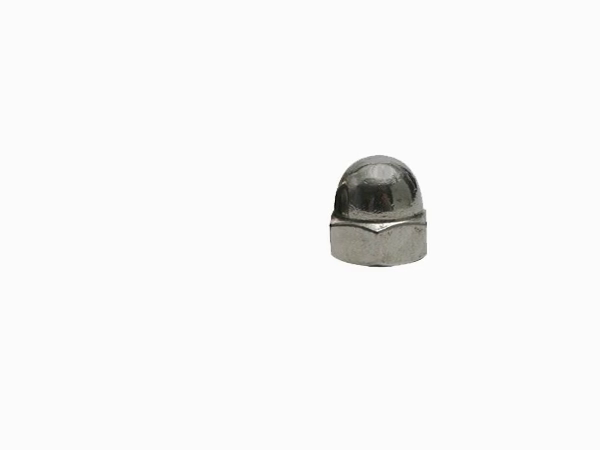
#> input picture frame 42 of 33.mp4, 600 x 450 px
$ python v2.py
#> lines starting #> are read from the running program, lines starting #| are printed output that depends on the picture
import cv2
import numpy as np
from time import sleep

min_width = 80
Height_min = 80

offset = -23

Line_pos = 580

delay = 60

detec = []
nuts = 0

def pega_centro(x, y, w, h):
    x1 = int(w / 2)
    y1 = int(h / 2)
    cx = x + x1
    cy = y + y1
    return cx, cy

#url =('https://192.168.0.190:8080/video')
cap = cv2.VideoCapture('33.mp4')
subtracao = cv2.bgsegm.createBackgroundSubtractorMOG()

while True:
    ret, frame1 = cap.read()
#> frame1 is the input picture: shape (450, 600, 3); mean B, G, R 246.2, 246.5, 246.5
    tempo = float(1 / delay)
    sleep(tempo)
    grey = cv2.cvtColor(frame1, cv2.COLOR_BGR2GRAY)
    blur = cv2.GaussianBlur(grey, (3, 3), 5)
    frame1_sub = subtracao.apply(blur)
#> frame1_sub: shape (450, 600); every value is 0
    dilat = cv2.dilate(frame1_sub, np.ones((5, 5)))
    kernel = cv2.getStructuringElement(cv2.MORPH_ELLIPSE, (5, 5))
    dilatada = cv2.morphologyEx(dilat, cv2.MORPH_CLOSE, kernel)
    ret, bin_img = cv2.threshold(dilatada, 250, 255, cv2.THRESH_BINARY_INV)
#> bin_img: shape (450, 600); every value is 255
    canny= cv2.Canny(bin_img, 250, 255)
    #dilatada = cv2.morphologyEx(blur, cv2.MORPH_CLOSE, kernel)
    contours, h = cv2.findContours(canny, cv2.RETR_EXTERNAL, cv2.CHAIN_APPROX_NONE)
#> contours = []; h = None
    contours = sorted(contours, key=cv2.contourArea, reverse=True)

    cv2.line(frame1, (Line_pos, 100), (Line_pos, 350), (255, 255, 0), 5)
    for cnt in contours:
        approx = cv2.approxPolyDP(cnt, 0.02 * cv2.arcLength(cnt, True), True)
        cv2.drawContours(frame1, [approx], 0, (0, 0, 255), 2)
        x = approx.ravel()[0]
        y = approx.ravel()[1] - 5
        x1, y1, w, h = cv2.boundingRect(approx)
        aspectRatio = float(w)/h
        print(aspectRatio)


        if (aspectRatio) >= 0 and (aspectRatio) < 1.1:
            cv2.putText(frame1, "Cap", (x, y), cv2.FONT_HERSHEY_COMPLEX, 2, (0, 0, 0))
        elif (aspectRatio) >= 1.25 and (aspectRatio) <= 1.35:
            cv2.putText(frame1, "Flange", (x, y), cv2.FONT_HERSHEY_COMPLEX, 2, (0, 0, 0))
        elif (aspectRatio) >= 1.36:
            cv2.putText(frame1, "Wing", (x, y), cv2.FONT_HERSHEY_COMPLEX, 2, (0, 0, 0))

        (x, y, w, h) = cv2.boundingRect(cnt)
        validar_cnt = (w >= min_width) and (h >= Height_min)
        if not validar_cnt:
            continue

        cv2.rectangle(frame1, (x, y), (x + w, y + h), (0, 255, 255), 2)
        centro = pega_centro(x, y, w, h)
        detec.append(centro)
        cv2.circle(frame1, centro, 6, (255, 255, 255), 2)

        for (x, y) in detec:
            if x > (Line_pos + offset): #and x > (Line_pos - offset):
                nuts += 1
                #cv2.line(frame1, (Line_pos, 100), (Line_pos, 350), (0, 255, 255), 9)
                cv2.line(frame1, (Line_pos, 100), (Line_pos, 350), (255, 255, 0), 5)
                detec.remove((x, y))
                print("Nut is detected : " + str(nuts))
#> this loop made 0 passes
#> after the loop, detec = []; nuts = 0

    cv2.putText(frame1, "Nut Detected :" + str(nuts), (30, 70), cv2.FONT_HERSHEY_SIMPLEX, 2, (0, 0, 255), 5)
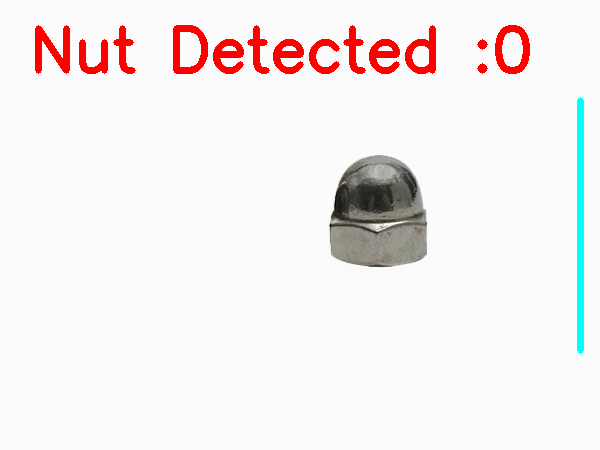
#> frame1: shape (450, 600, 3); mean B, G, R 238.9, 239.2, 245
    cv2.imshow("Video Original", frame1)
    cv2.imshow("Detectar", dilat)
    cv2.imshow("can", canny)
    cv2.imshow("bin", bin_img)

    if cv2.waitKey(1) == 27:
#> (key Esc is pressed here)
        break

cv2.destroyAllWindows()
cap.release()

$ run again, starting later in the video
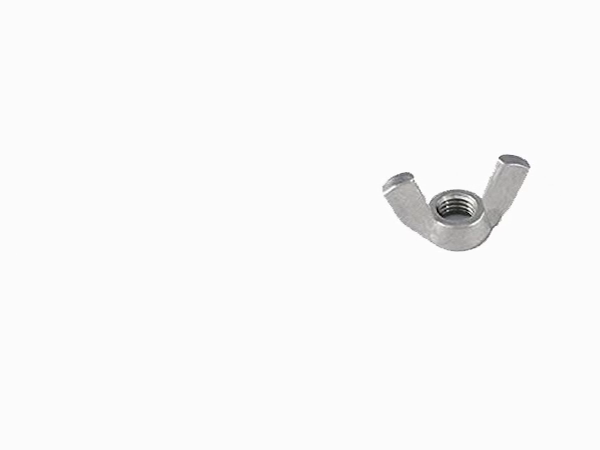
#> input picture frame 192 of 33.mp4, 600 x 450 px
#> frame1 is the input picture: shape (450, 600, 3); mean B, G, R 248.6, 248.6, 248.6
#> frame1_sub: shape (450, 600); every value is 0
#> bin_img: shape (450, 600); every value is 255
#> contours = []; h = None
#> after the loop `for cnt in contours:`: detec = []; nuts = 0
#> `cv2.putText(frame1, "Nut Detected :" + str(nuts), (30, 70), cv2.FONT_H..`:
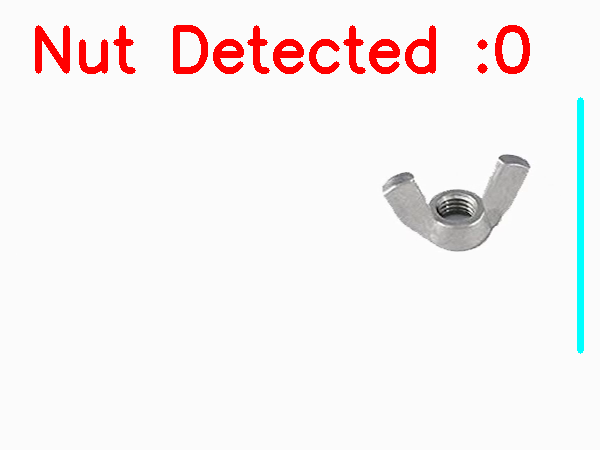
#> frame1: shape (450, 600, 3); mean B, G, R 241.3, 241.4, 247.1

$ run again, starting later in the video
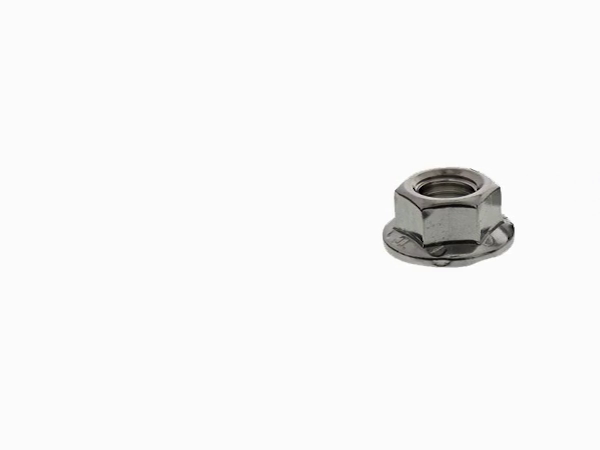
#> input picture frame 341 of 33.mp4, 600 x 450 px
#> frame1 is the input picture: shape (450, 600, 3); mean B, G, R 245.7, 245.9, 246
#> frame1_sub: shape (450, 600); every value is 0
#> bin_img: shape (450, 600); every value is 255
#> contours = []; h = None
#> after the loop `for cnt in contours:`: detec = []; nuts = 0
#> `cv2.putText(frame1, "Nut Detected :" + str(nuts), (30, 70), cv2.FONT_H..`:
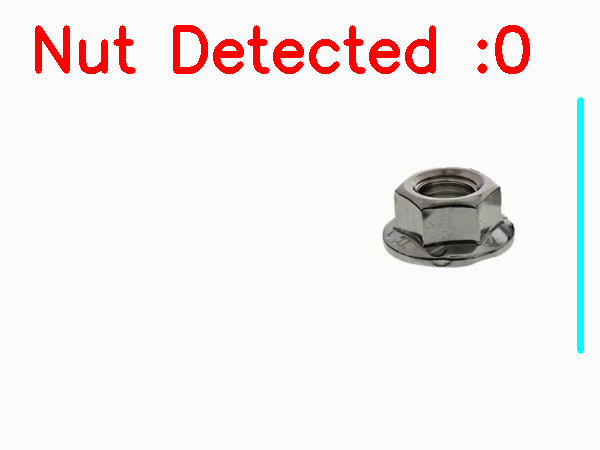
#> frame1: shape (450, 600, 3); mean B, G, R 238.5, 238.7, 244.5
